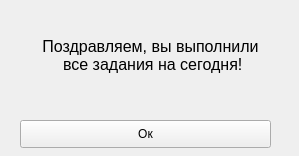
<?xml version="1.0" encoding="UTF-8"?>
<ui version="4.0">
 <class>Form</class>
 <widget class="QWidget" name="Form">
  <property name="geometry">
   <rect>
    <x>0</x>
    <y>0</y>
    <width>299</width>
    <height>156</height>
   </rect>
  </property>
  <property name="windowTitle">
   <string>Form</string>
  </property>
  <widget class="QPushButton" name="pushButton">
   <property name="geometry">
    <rect>
     <x>20</x>
     <y>120</y>
     <width>251</width>
     <height>28</height>
    </rect>
   </property>
   <property name="text">
    <string>Ок</string>
   </property>
  </widget>
  <widget class="QLabel" name="label">
   <property name="geometry">
    <rect>
     <x>0</x>
     <y>5</y>
     <width>301</width>
     <height>101</height>
    </rect>
   </property>
   <property name="font">
    <font>
     <pointsize>12</pointsize>
    </font>
   </property>
   <property name="text">
    <string>Поздравляем, вы выполнили
 все задания на сегодня!</string>
   </property>
   <property name="alignment">
    <set>Qt::AlignCenter</set>
   </property>
   <property name="wordWrap">
    <bool>false</bool>
   </property>
   <property name="openExternalLinks">
    <bool>false</bool>
   </property>
  </widget>
 </widget>
 <resources/>
 <connections/>
</ui>
